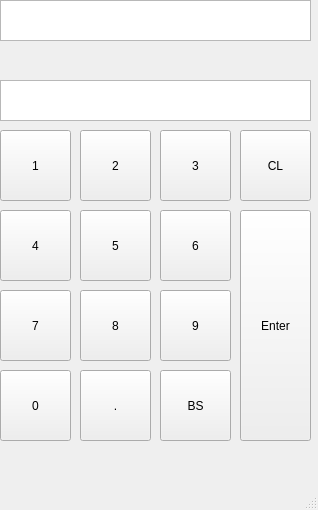
<?xml version="1.0" encoding="UTF-8"?>
<ui version="4.0">
 <class>MainWindow</class>
 <widget class="QMainWindow" name="MainWindow">
  <property name="geometry">
   <rect>
    <x>0</x>
    <y>0</y>
    <width>318</width>
    <height>510</height>
   </rect>
  </property>
  <property name="windowTitle">
   <string>MainWindow</string>
  </property>
  <widget class="QWidget" name="centralwidget">
   <widget class="QPushButton" name="btnOne">
    <property name="geometry">
     <rect>
      <x>0</x>
      <y>130</y>
      <width>71</width>
      <height>71</height>
     </rect>
    </property>
    <property name="text">
     <string>1</string>
    </property>
   </widget>
   <widget class="QPushButton" name="btnTwo">
    <property name="geometry">
     <rect>
      <x>80</x>
      <y>130</y>
      <width>71</width>
      <height>71</height>
     </rect>
    </property>
    <property name="text">
     <string>2</string>
    </property>
   </widget>
   <widget class="QPushButton" name="btnThree">
    <property name="geometry">
     <rect>
      <x>160</x>
      <y>130</y>
      <width>71</width>
      <height>71</height>
     </rect>
    </property>
    <property name="text">
     <string>3</string>
    </property>
   </widget>
   <widget class="QPushButton" name="btnClear">
    <property name="geometry">
     <rect>
      <x>240</x>
      <y>130</y>
      <width>71</width>
      <height>71</height>
     </rect>
    </property>
    <property name="text">
     <string>CL</string>
    </property>
   </widget>
   <widget class="QPushButton" name="btnFour">
    <property name="geometry">
     <rect>
      <x>0</x>
      <y>210</y>
      <width>71</width>
      <height>71</height>
     </rect>
    </property>
    <property name="text">
     <string>4</string>
    </property>
   </widget>
   <widget class="QPushButton" name="btnFive">
    <property name="geometry">
     <rect>
      <x>80</x>
      <y>210</y>
      <width>71</width>
      <height>71</height>
     </rect>
    </property>
    <property name="text">
     <string>5</string>
    </property>
   </widget>
   <widget class="QPushButton" name="btnSix">
    <property name="geometry">
     <rect>
      <x>160</x>
      <y>210</y>
      <width>71</width>
      <height>71</height>
     </rect>
    </property>
    <property name="text">
     <string>6</string>
    </property>
   </widget>
   <widget class="QPushButton" name="btnEnter">
    <property name="geometry">
     <rect>
      <x>240</x>
      <y>210</y>
      <width>71</width>
      <height>231</height>
     </rect>
    </property>
    <property name="text">
     <string>Enter</string>
    </property>
   </widget>
   <widget class="QPushButton" name="btnSeven">
    <property name="geometry">
     <rect>
      <x>0</x>
      <y>290</y>
      <width>71</width>
      <height>71</height>
     </rect>
    </property>
    <property name="text">
     <string>7</string>
    </property>
   </widget>
   <widget class="QPushButton" name="btnEight">
    <property name="geometry">
     <rect>
      <x>80</x>
      <y>290</y>
      <width>71</width>
      <height>71</height>
     </rect>
    </property>
    <property name="text">
     <string>8</string>
    </property>
   </widget>
   <widget class="QPushButton" name="btnNine">
    <property name="geometry">
     <rect>
      <x>160</x>
      <y>290</y>
      <width>71</width>
      <height>71</height>
     </rect>
    </property>
    <property name="text">
     <string>9</string>
    </property>
   </widget>
   <widget class="QPushButton" name="btnZero">
    <property name="geometry">
     <rect>
      <x>0</x>
      <y>370</y>
      <width>71</width>
      <height>71</height>
     </rect>
    </property>
    <property name="text">
     <string>0</string>
    </property>
   </widget>
   <widget class="QPushButton" name="btnDot">
    <property name="geometry">
     <rect>
      <x>80</x>
      <y>370</y>
      <width>71</width>
      <height>71</height>
     </rect>
    </property>
    <property name="text">
     <string>.</string>
    </property>
   </widget>
   <widget class="QPushButton" name="btnBackSpace">
    <property name="geometry">
     <rect>
      <x>160</x>
      <y>370</y>
      <width>71</width>
      <height>71</height>
     </rect>
    </property>
    <property name="text">
     <string>BS</string>
    </property>
   </widget>
   <widget class="QTextEdit" name="txtDataToPass">
    <property name="geometry">
     <rect>
      <x>0</x>
      <y>80</y>
      <width>311</width>
      <height>41</height>
     </rect>
    </property>
    <property name="font">
     <font>
      <pointsize>14</pointsize>
     </font>
    </property>
   </widget>
   <widget class="QTextEdit" name="txtDataField">
    <property name="geometry">
     <rect>
      <x>0</x>
      <y>0</y>
      <width>311</width>
      <height>41</height>
     </rect>
    </property>
    <property name="font">
     <font>
      <pointsize>14</pointsize>
     </font>
    </property>
   </widget>
  </widget>
  <widget class="QMenuBar" name="menubar">
   <property name="geometry">
    <rect>
     <x>0</x>
     <y>0</y>
     <width>318</width>
     <height>27</height>
    </rect>
   </property>
  </widget>
  <widget class="QStatusBar" name="statusbar"/>
 </widget>
 <resources/>
 <connections/>
</ui>
